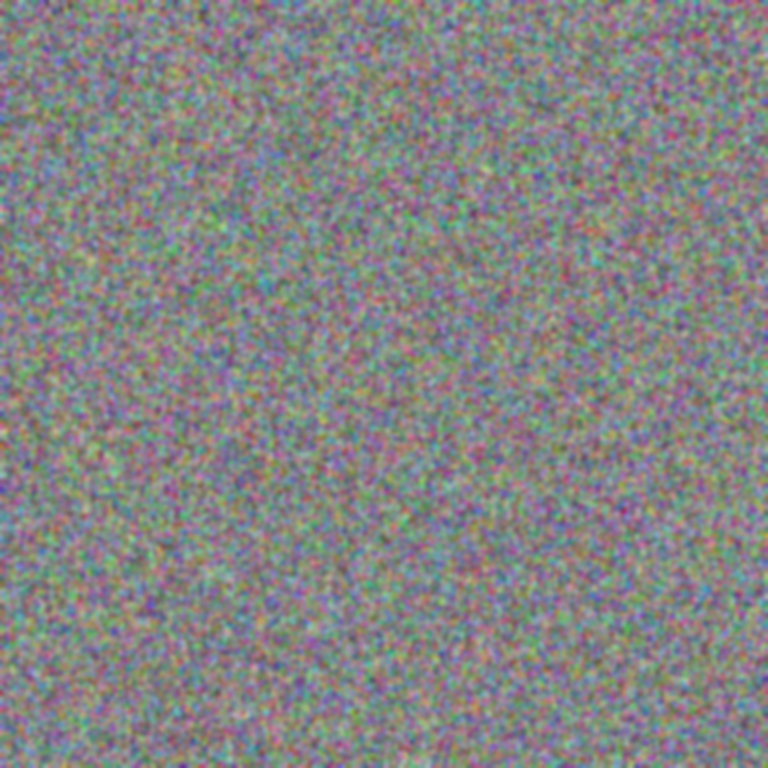
#> input picture crates/provenance-core/tests/vectors/watermark/clean_base.png, 768 x 768 px
$ python gen_pdq_kats.py
#> lines starting #> are read from the running program, lines starting #| are printed output that depends on the picture
#!/usr/bin/env python3
"""Generate PDQ known-answer expectations from the reference implementation
(registry plan, G1).

`pdqhash` (pip) compiles Meta's reference C++ from facebook/ThreatExchange —
the same source `crates/provenance-core/src/layers/pdq.rs` transcribes — so
these expectations are ground truth the Rust code did not produce. Inputs
are the repo's already-committed PNG vectors (lossless: both sides see
identical pixels; JPEG would not be decoder-stable), plus one non-square
crop generated here so the decimation path is exercised off the square case.

Writes `crates/provenance-core/tests/vectors/pdq/kats.tsv`:
    <path relative to tests/vectors> \t <64-hex-char hash> \t <quality>
Hex packing matches the Rust module: bit k in byte k/8 at position 7-k%8.

Run from the repo root:  py scripts/gen_pdq_kats.py   (needs pdqhash, Pillow)
"""

import os

import numpy as np
import pdqhash
from PIL import Image

VECTORS = os.path.join(os.path.dirname(os.path.abspath(__file__)), "..",
                       "crates", "provenance-core", "tests", "vectors")
OUT_DIR = os.path.join(VECTORS, "pdq")
os.makedirs(OUT_DIR, exist_ok=True)

# A deterministic non-square vector: top 768x400 of the committed clean base.
nonsquare_path = os.path.join(OUT_DIR, "nonsquare.png")
Image.open(os.path.join(VECTORS, "watermark", "clean_base.png")) \
    .crop((0, 0, 768, 400)).save(nonsquare_path)
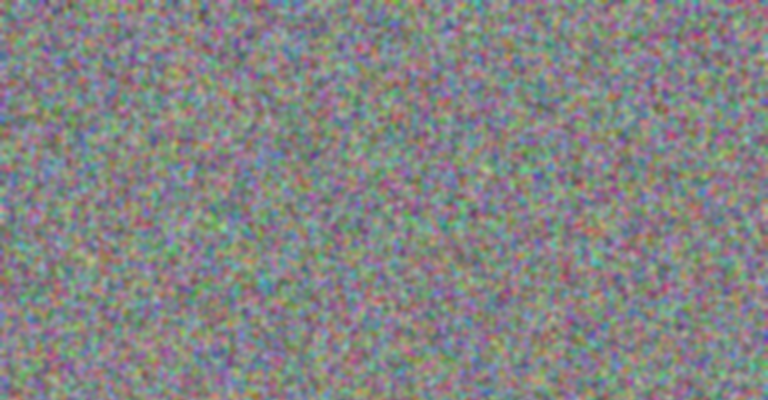
#> saved as nonsquare.png: PIL image 768x400 RGB; mean R, G, B 132.3, 132.8, 132.1

FILES = [
    "watermark/clean_base.png",
    "watermark/wm_sdv1.png",
    "watermark/bzh/watermarked.png",
    "watermark/bzh/not_watermarked.png",
    "pdq/nonsquare.png",
]


def to_hex(bits):
    assert len(bits) == 256
    out = bytearray(32)
    for k, bit in enumerate(bits):
        if bit:
            out[k // 8] |= 1 << (7 - (k % 8))
    return out.hex()


rows = []
for rel in FILES:
    arr = np.array(Image.open(os.path.join(VECTORS, rel)).convert("RGB"))
#> arr is the input picture: shape (768, 768, 3); mean R, G, B 132.3, 132.5, 132.1
#> (the run stopped early here; a loop or call above may not have finished)
